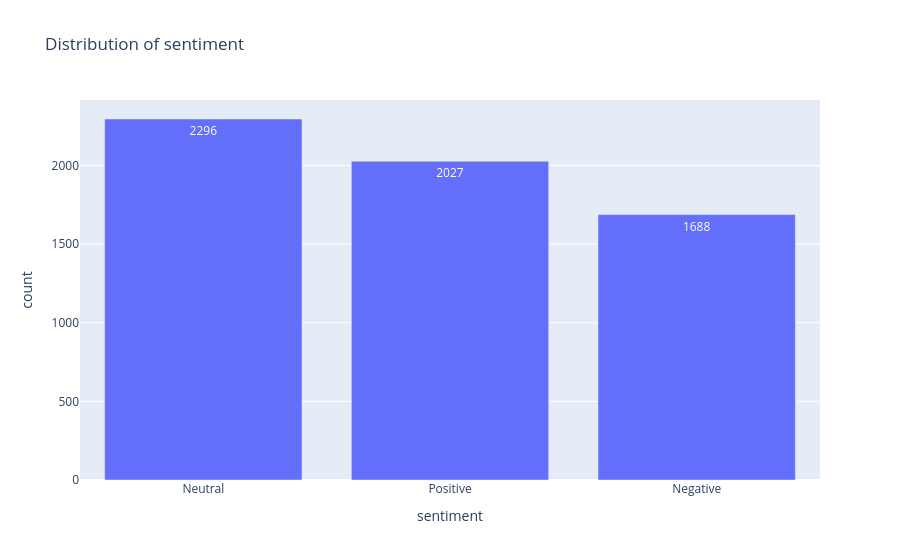

Source (notebook cell):
### Code cell
eda.target_distribution("sentiment")

### Figure 1 — Plotly figure (JSON) as saved in the notebook; plotly's stock layout.template omitted (floating-point values rounded to 4 significant figures)
{"data": [{"hovertemplate": "sentiment=%{x}<br>count=%{text}<extra></extra>", "legendgroup": "", "marker": {"color": "#636efa", "pattern": {"shape": ""}}, "name": "", "orientation": "v", "showlegend": false, "text": [2296.0, 2027.0, 1688.0], "textposition": "auto", "type": "bar", "x": ["Neutral", "Positive", "Negative"], "xaxis": "x", "y": [2296, 2027, 1688], "yaxis": "y"}], "layout": {"barmode": "relative", "legend": {"tracegroupgap": 0}, "title": {"text": "Distribution of sentiment"}, "xaxis": {"anchor": "y", "domain": [0, 1], "title": {"text": "sentiment"}}, "yaxis": {"anchor": "x", "domain": [0, 1], "title": {"text": "count"}}}}
